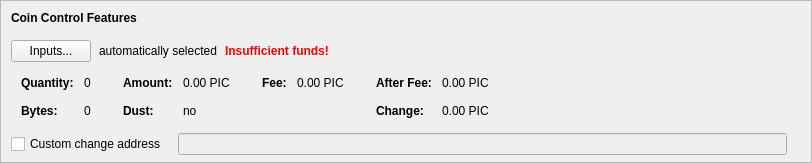
    <widget class="QFrame" name="frameCoinControl">
     <property name="sizePolicy">
      <sizepolicy hsizetype="Expanding" vsizetype="Expanding">
       <horstretch>0</horstretch>
       <verstretch>0</verstretch>
      </sizepolicy>
     </property>
     <property name="maximumSize">
      <size>
       <width>16777215</width>
       <height>16777215</height>
      </size>
     </property>
     <property name="frameShape">
      <enum>QFrame::StyledPanel</enum>
     </property>
     <property name="frameShadow">
      <enum>QFrame::Sunken</enum>
     </property>
     <layout class="QVBoxLayout" name="verticalLayoutCoinControl2">
      <property name="spacing">
       <number>0</number>
      </property>
      <property name="leftMargin">
       <number>0</number>
      </property>
      <property name="topMargin">
       <number>0</number>
      </property>
      <property name="rightMargin">
       <number>0</number>
      </property>
      <property name="bottomMargin">
       <number>6</number>
      </property>
      <item>
       <layout class="QVBoxLayout" name="verticalLayoutCoinControl" stretch="0,0,0,0,1">
        <property name="spacing">
         <number>0</number>
        </property>
        <property name="leftMargin">
         <number>10</number>
        </property>
        <property name="topMargin">
         <number>10</number>
        </property>
        <item>
         <layout class="QHBoxLayout" name="horizontalLayoutCoinControl1">
          <property name="bottomMargin">
           <number>15</number>
          </property>
          <item>
           <widget class="QLabel" name="labelCoinControlFeatures">
            <property name="sizePolicy">
             <sizepolicy hsizetype="Preferred" vsizetype="Maximum">
              <horstretch>0</horstretch>
              <verstretch>0</verstretch>
             </sizepolicy>
            </property>
            <property name="font">
             <font>
              <weight>75</weight>
              <bold>true</bold>
             </font>
            </property>
            <property name="styleSheet">
             <string notr="true">font-weight:bold;</string>
            </property>
            <property name="text">
             <string>Coin Control Features</string>
            </property>
           </widget>
          </item>
         </layout>
        </item>
        <item>
         <layout class="QHBoxLayout" name="horizontalLayoutCoinControl2" stretch="0,0,0,0">
          <property name="spacing">
           <number>8</number>
          </property>
          <property name="bottomMargin">
           <number>10</number>
          </property>
          <item>
           <widget class="QPushButton" name="pushButtonCoinControl">
            <property name="styleSheet">
             <string notr="true"/>
            </property>
            <property name="text">
             <string>Inputs...</string>
            </property>
            <property name="autoDefault">
             <bool>false</bool>
            </property>
           </widget>
          </item>
          <item>
           <widget class="QLabel" name="labelCoinControlAutomaticallySelected">
            <property name="text">
             <string>automatically selected</string>
            </property>
            <property name="margin">
             <number>5</number>
            </property>
           </widget>
          </item>
          <item>
           <widget class="QLabel" name="labelCoinControlInsuffFunds">
            <property name="font">
             <font>
              <weight>75</weight>
              <bold>true</bold>
             </font>
            </property>
            <property name="styleSheet">
             <string notr="true">color:red;font-weight:bold;</string>
            </property>
            <property name="text">
             <string>Insufficient funds!</string>
            </property>
            <property name="margin">
             <number>5</number>
            </property>
           </widget>
          </item>
          <item>
           <spacer name="horizontalSpacerCoinControl">
            <property name="orientation">
             <enum>Qt::Horizontal</enum>
            </property>
            <property name="sizeHint" stdset="0">
             <size>
              <width>40</width>
              <height>1</height>
             </size>
            </property>
           </spacer>
          </item>
         </layout>
        </item>
        <item>
         <widget class="QWidget" name="widgetCoinControl" native="true">
          <property name="sizePolicy">
           <sizepolicy hsizetype="Preferred" vsizetype="Preferred">
            <horstretch>0</horstretch>
            <verstretch>0</verstretch>
           </sizepolicy>
          </property>
          <property name="minimumSize">
           <size>
            <width>0</width>
            <height>0</height>
           </size>
          </property>
          <property name="styleSheet">
           <string notr="true"/>
          </property>
          <layout class="QHBoxLayout" name="horizontalLayoutCoinControl5">
           <property name="leftMargin">
            <number>0</number>
           </property>
           <property name="topMargin">
            <number>0</number>
           </property>
           <property name="rightMargin">
            <number>0</number>
           </property>
           <property name="bottomMargin">
            <number>0</number>
           </property>
           <item>
            <layout class="QHBoxLayout" name="horizontalLayoutCoinControl3" stretch="0,0,0,1">
             <property name="spacing">
              <number>20</number>
             </property>
             <property name="topMargin">
              <number>0</number>
             </property>
             <property name="bottomMargin">
              <number>10</number>
             </property>
             <item>
              <layout class="QFormLayout" name="formLayoutCoinControl1">
               <property name="horizontalSpacing">
                <number>10</number>
               </property>
               <property name="verticalSpacing">
                <number>14</number>
               </property>
               <property name="leftMargin">
                <number>10</number>
               </property>
               <property name="topMargin">
                <number>4</number>
               </property>
               <property name="rightMargin">
                <number>6</number>
               </property>
               <item row="0" column="0">
                <widget class="QLabel" name="labelCoinControlQuantityText">
                 <property name="font">
                  <font>
                   <weight>75</weight>
                   <bold>true</bold>
                  </font>
                 </property>
                 <property name="text">
                  <string>Quantity:</string>
                 </property>
                 <property name="margin">
                  <number>0</number>
                 </property>
                </widget>
               </item>
               <item row="0" column="1">
                <widget class="QLabel" name="labelCoinControlQuantity">
                 <property name="cursor">
                  <cursorShape>IBeamCursor</cursorShape>
                 </property>
                 <property name="contextMenuPolicy">
                  <enum>Qt::ActionsContextMenu</enum>
                 </property>
                 <property name="text">
                  <string notr="true">0</string>
                 </property>
                 <property name="margin">
                  <number>0</number>
                 </property>
                 <property name="textInteractionFlags">
                  <set>Qt::LinksAccessibleByMouse|Qt::TextSelectableByKeyboard|Qt::TextSelectableByMouse</set>
                 </property>
                </widget>
               </item>
               <item row="1" column="0">
                <widget class="QLabel" name="labelCoinControlBytesText">
                 <property name="font">
                  <font>
                   <weight>75</weight>
                   <bold>true</bold>
                  </font>
                 </property>
                 <property name="text">
                  <string>Bytes:</string>
                 </property>
                </widget>
               </item>
               <item row="1" column="1">
                <widget class="QLabel" name="labelCoinControlBytes">
                 <property name="cursor">
                  <cursorShape>IBeamCursor</cursorShape>
                 </property>
                 <property name="contextMenuPolicy">
                  <enum>Qt::ActionsContextMenu</enum>
                 </property>
                 <property name="text">
                  <string notr="true">0</string>
                 </property>
                 <property name="textInteractionFlags">
                  <set>Qt::LinksAccessibleByMouse|Qt::TextSelectableByKeyboard|Qt::TextSelectableByMouse</set>
                 </property>
                </widget>
               </item>
              </layout>
             </item>
             <item>
              <layout class="QFormLayout" name="formLayoutCoinControl2">
               <property name="horizontalSpacing">
                <number>10</number>
               </property>
               <property name="verticalSpacing">
                <number>14</number>
               </property>
               <property name="leftMargin">
                <number>6</number>
               </property>
               <property name="topMargin">
                <number>4</number>
               </property>
               <property name="rightMargin">
                <number>6</number>
               </property>
               <item row="0" column="0">
                <widget class="QLabel" name="labelCoinControlAmountText">
                 <property name="font">
                  <font>
                   <weight>75</weight>
                   <bold>true</bold>
                  </font>
                 </property>
                 <property name="text">
                  <string>Amount:</string>
                 </property>
                 <property name="margin">
                  <number>0</number>
                 </property>
                </widget>
               </item>
               <item row="0" column="1">
                <widget class="QLabel" name="labelCoinControlAmount">
                 <property name="cursor">
                  <cursorShape>IBeamCursor</cursorShape>
                 </property>
                 <property name="contextMenuPolicy">
                  <enum>Qt::ActionsContextMenu</enum>
                 </property>
                 <property name="text">
                  <string notr="true">0.00 PIC</string>
                 </property>
                 <property name="textInteractionFlags">
                  <set>Qt::LinksAccessibleByMouse|Qt::TextSelectableByKeyboard|Qt::TextSelectableByMouse</set>
                 </property>
                </widget>
               </item>
               <item row="1" column="0">
                <widget class="QLabel" name="labelCoinControlLowOutputText">
                 <property name="font">
                  <font>
                   <weight>75</weight>
                   <bold>true</bold>
                  </font>
                 </property>
                 <property name="text">
                  <string>Dust:</string>
                 </property>
                </widget>
               </item>
               <item row="1" column="1">
                <widget class="QLabel" name="labelCoinControlLowOutput">
                 <property name="cursor">
                  <cursorShape>IBeamCursor</cursorShape>
                 </property>
                 <property name="contextMenuPolicy">
                  <enum>Qt::ActionsContextMenu</enum>
                 </property>
                 <property name="text">
                  <string notr="true">no</string>
                 </property>
                 <property name="textInteractionFlags">
                  <set>Qt::LinksAccessibleByMouse|Qt::TextSelectableByKeyboard|Qt::TextSelectableByMouse</set>
                 </property>
                </widget>
               </item>
              </layout>
             </item>
             <item>
              <layout class="QFormLayout" name="formLayoutCoinControl3">
               <property name="horizontalSpacing">
                <number>10</number>
               </property>
               <property name="verticalSpacing">
                <number>14</number>
               </property>
               <property name="leftMargin">
                <number>6</number>
               </property>
               <property name="topMargin">
                <number>4</number>
               </property>
               <property name="rightMargin">
                <number>6</number>
               </property>
               <item row="0" column="0">
                <widget class="QLabel" name="labelCoinControlFeeText">
                 <property name="font">
                  <font>
                   <weight>75</weight>
                   <bold>true</bold>
                  </font>
                 </property>
                 <property name="text">
                  <string>Fee:</string>
                 </property>
                 <property name="margin">
                  <number>0</number>
                 </property>
                </widget>
               </item>
               <item row="0" column="1">
                <widget class="QLabel" name="labelCoinControlFee">
                 <property name="cursor">
                  <cursorShape>IBeamCursor</cursorShape>
                 </property>
                 <property name="contextMenuPolicy">
                  <enum>Qt::ActionsContextMenu</enum>
                 </property>
                 <property name="text">
                  <string notr="true">0.00 PIC</string>
                 </property>
                 <property name="textInteractionFlags">
                  <set>Qt::LinksAccessibleByMouse|Qt::TextSelectableByKeyboard|Qt::TextSelectableByMouse</set>
                 </property>
                </widget>
               </item>
              </layout>
             </item>
             <item>
              <layout class="QFormLayout" name="formLayoutCoinControl4">
               <property name="horizontalSpacing">
                <number>10</number>
               </property>
               <property name="verticalSpacing">
                <number>14</number>
               </property>
               <property name="leftMargin">
                <number>6</number>
               </property>
               <property name="topMargin">
                <number>4</number>
               </property>
               <property name="rightMargin">
                <number>6</number>
               </property>
               <item row="0" column="0">
                <widget class="QLabel" name="labelCoinControlAfterFeeText">
                 <property name="font">
                  <font>
                   <weight>75</weight>
                   <bold>true</bold>
                  </font>
                 </property>
                 <property name="text">
                  <string>After Fee:</string>
                 </property>
                 <property name="margin">
                  <number>0</number>
                 </property>
                </widget>
               </item>
               <item row="0" column="1">
                <widget class="QLabel" name="labelCoinControlAfterFee">
                 <property name="cursor">
                  <cursorShape>IBeamCursor</cursorShape>
                 </property>
                 <property name="contextMenuPolicy">
                  <enum>Qt::ActionsContextMenu</enum>
                 </property>
                 <property name="text">
                  <string notr="true">0.00 PIC</string>
                 </property>
                 <property name="textInteractionFlags">
                  <set>Qt::LinksAccessibleByMouse|Qt::TextSelectableByKeyboard|Qt::TextSelectableByMouse</set>
                 </property>
                </widget>
               </item>
               <item row="1" column="0">
                <widget class="QLabel" name="labelCoinControlChangeText">
                 <property name="font">
                  <font>
                   <weight>75</weight>
                   <bold>true</bold>
                  </font>
                 </property>
                 <property name="text">
                  <string>Change:</string>
                 </property>
                </widget>
               </item>
               <item row="1" column="1">
                <widget class="QLabel" name="labelCoinControlChange">
                 <property name="cursor">
                  <cursorShape>IBeamCursor</cursorShape>
                 </property>
                 <property name="contextMenuPolicy">
                  <enum>Qt::ActionsContextMenu</enum>
                 </property>
                 <property name="text">
                  <string notr="true">0.00 PIC</string>
                 </property>
                 <property name="textInteractionFlags">
                  <set>Qt::LinksAccessibleByMouse|Qt::TextSelectableByKeyboard|Qt::TextSelectableByMouse</set>
                 </property>
                </widget>
               </item>
              </layout>
             </item>
            </layout>
           </item>
          </layout>
         </widget>
        </item>
        <item>
         <layout class="QHBoxLayout" name="horizontalLayoutCoinControl4" stretch="0,0,0">
          <property name="spacing">
           <number>12</number>
          </property>
          <property name="sizeConstraint">
           <enum>QLayout::SetDefaultConstraint</enum>
          </property>
          <property name="topMargin">
           <number>5</number>
          </property>
          <property name="rightMargin">
           <number>5</number>
          </property>
          <item>
           <widget class="QCheckBox" name="checkBoxCoinControlChange">
            <property name="toolTip">
             <string>If this is activated, but the change address is empty or invalid, change will be sent to a newly generated address.</string>
            </property>
            <property name="text">
             <string>Custom change address</string>
            </property>
           </widget>
          </item>
          <item>
           <widget class="QValidatedLineEdit" name="lineEditCoinControlChange">
            <property name="enabled">
             <bool>false</bool>
            </property>
            <property name="sizePolicy">
             <sizepolicy hsizetype="Expanding" vsizetype="Fixed">
              <horstretch>0</horstretch>
              <verstretch>0</verstretch>
             </sizepolicy>
            </property>
           </widget>
          </item>
          <item>
           <widget class="QLabel" name="labelCoinControlChangeLabel">
            <property name="sizePolicy">
             <sizepolicy hsizetype="Preferred" vsizetype="Expanding">
              <horstretch>0</horstretch>
              <verstretch>0</verstretch>
             </sizepolicy>
            </property>
            <property name="minimumSize">
             <size>
              <width>0</width>
              <height>0</height>
             </size>
            </property>
            <property name="text">
             <string/>
            </property>
            <property name="margin">
             <number>3</number>
            </property>
           </widget>
          </item>
         </layout>
        </item>
        <item>
         <spacer name="verticalSpacerCoinControl">
          <property name="orientation">
           <enum>Qt::Vertical</enum>
          </property>
          <property name="sizeHint" stdset="0">
           <size>
            <width>800</width>
            <height>1</height>
           </size>
          </property>
         </spacer>
        </item>
       </layout>
      </item>
     </layout>
    </widget>
